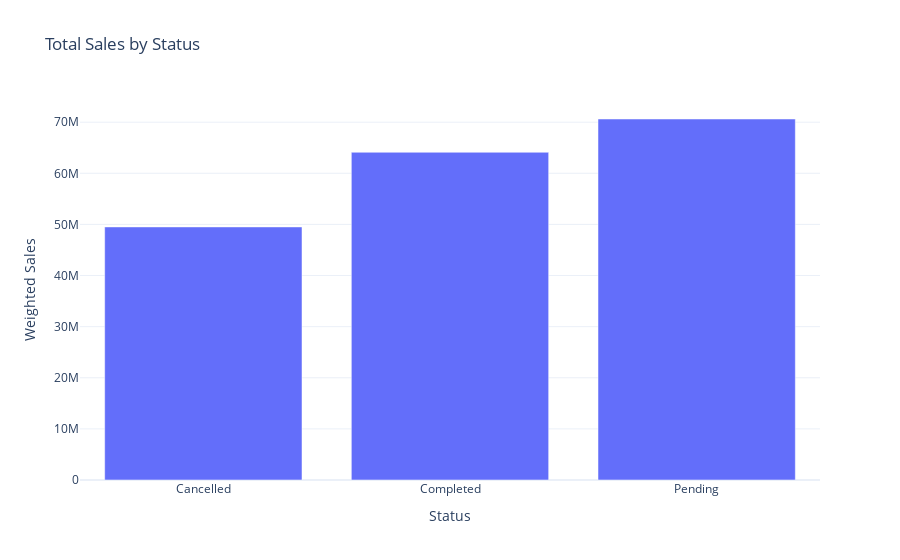

Notebook code cell kept with this figure:
### Code cell
import plotly.express as px
grouped = data.groupby(["Status", "Price"])["Total Sales"].sum().reset_index()

grouped["Weighted Sales"] = grouped["Price"] * grouped["Total Sales"]


total_sales_by_status = grouped.groupby("Status")["Weighted Sales"].sum().reset_index()

total_sales_by_status

fig7 = px.bar(total_sales_by_status, x="Status", y="Weighted Sales", title="Total Sales by Status")


fig7.show()

### Figure 1 — Plotly figure (JSON) as saved in the notebook; plotly's stock layout.template omitted (floating-point values rounded to 4 significant figures)
{"data": [{"hovertemplate": "Status=%{x}<br>Weighted Sales=%{y}<extra></extra>", "legendgroup": "", "marker": {"color": "#636efa", "pattern": {"shape": ""}}, "name": "", "orientation": "v", "showlegend": false, "textposition": "auto", "type": "bar", "x": ["Cancelled", "Completed", "Pending"], "xaxis": "x", "y": [49511600, 64120150, 70625875], "yaxis": "y"}], "layout": {"barmode": "relative", "legend": {"tracegroupgap": 0}, "title": {"text": "Total Sales by Status"}, "xaxis": {"anchor": "y", "domain": [0, 1], "title": {"text": "Status"}}, "yaxis": {"anchor": "x", "domain": [0, 1], "title": {"text": "Weighted Sales"}}}}
